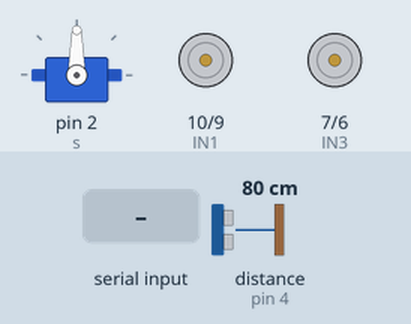
Recording of a sketch running on a simulated Arduino Uno, built with avr-gcc and run on an emulated ATmega328P. Parts: servo, motor-driver pin pairs drawn as motors (green arrow = first pin HIGH = forward, orange = second pin HIGH = backward, longer = more drive, scaled by the enable pin). Inputs (shaded band) come from the test bench; at power-on: distance to the obstacle (sensor on pin 4) 80 cm. The echo pulse lasts 58.3 µs per cm.

Above: at 1.2 s.
1.3 s: "4" received over Serial
At 1.45 s:
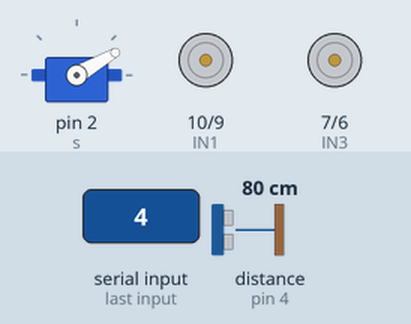
3.4 s: "1" received over Serial
At 4.1 s:
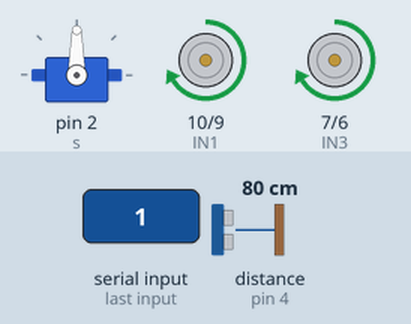
5.7 s: "2" received over Serial
At 6.1 s:
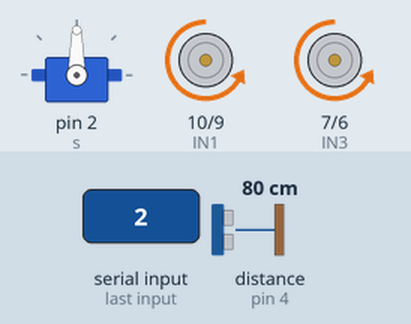
7.7 s: "5" received over Serial
At 7.85 s:
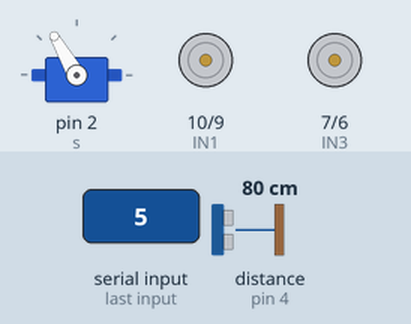
Timing chart, 0 to 10.7 s (numbered marks = the images above; inputs shaded):
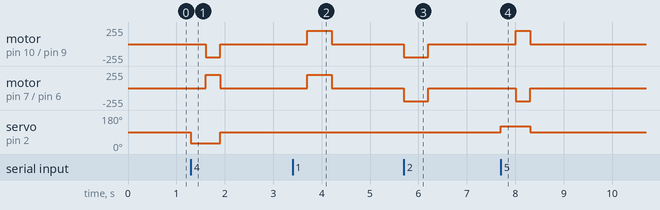

The sketch:

Arduino_Robot_Car.ino
```cpp
#include <Ultrasonic.h>
Ultrasonic u = Ultrasonic  (3, 4);  //trig,echo

#include <Servo.h>
Servo s = Servo ();


int ENA = 11;
int IN1 = 10;
int IN2 = 9;

int ENB =  5;
int IN3 =  7;
int IN4 =  6;


void setup() {
  // put your setup code here, to run once:

  s.attach (2); ///servo

  ///// Moter A

  pinMode (ENA , OUTPUT);
  pinMode (IN1 , OUTPUT);
  pinMode (IN2 , OUTPUT);
  analogWrite (ENA , 200);

  ///// Moter B

  pinMode (ENB , OUTPUT);
  pinMode (IN3 , OUTPUT);
  pinMode (IN4 , OUTPUT);
  analogWrite (ENB , 200);

  Serial.begin (9600); ///// serial Moniter Start

}

void loop() {
  // put your main code here, to run repeatedly:


  int x = Serial.read ();

  /// Forward
  if ( x == '1') {
    s.write (90);
    delay (300);
    int d =  u.read ();
    if (d > 15) {
      // Forwad
      digitalWrite (IN1 , HIGH);
      digitalWrite (IN2 , LOW);
      digitalWrite (IN3 , HIGH);
      digitalWrite (IN4 , LOW);
      delay (500);
      digitalWrite (IN1 , LOW);
      digitalWrite (IN2 , LOW);
      digitalWrite (IN3 , LOW);
      digitalWrite (IN4 , LOW);
    }
  }


  /// Reverse
  if ( x == '2') {
    digitalWrite (IN1 , LOW);
    digitalWrite (IN2 , HIGH);
    digitalWrite (IN3 , LOW);
    digitalWrite (IN4 , HIGH);
    delay (500);
    digitalWrite (IN1 , LOW);
    digitalWrite (IN2 , LOW);
    digitalWrite (IN3 , LOW);
    digitalWrite (IN4 , LOW);

  }

  /// stop
  if ( x == '3') {
    digitalWrite (IN1 , LOW);
    digitalWrite (IN2 , LOW);
    digitalWrite (IN3 , LOW);
    digitalWrite (IN4 , LOW);

  }


  /// Turun Right
  if ( x == '4') {
    s.write (30);
    delay (300);
    int d = u.read ();
    if (d > 15 ) {
      // T/R
      digitalWrite (IN1, LOW);
      digitalWrite (IN2, HIGH);
      digitalWrite (IN3, HIGH);
      digitalWrite (IN4, LOW);
      delay (300);
      digitalWrite (IN1, LOW);
      digitalWrite (IN2, LOW);
      digitalWrite (IN3, LOW);
      digitalWrite (IN4, LOW);
    }

    s.write(90);

  }


  /// Turun Left
  if ( x == '5') {
    s.write (120);
    delay (300);
    int d = u.read ();
    if ( d > 15) {
      // T/L


      digitalWrite (IN1, HIGH);
      digitalWrite (IN2, LOW);
      digitalWrite (IN3, LOW);
      digitalWrite (IN4, HIGH);
      delay (300);
      digitalWrite (IN1, LOW);
      digitalWrite (IN2, LOW);
      digitalWrite (IN3, LOW);
      digitalWrite (IN4, LOW);

    }

    s.write (90);

  }


}
```

Measured:
- after the input at 1.3 s, motor on pin 10 (IN1) / pin 9 (IN2): stopped → backward 200/255 after 0.31 s, → stopped 0.30 s later; motor on pin 7 (IN3) / pin 6 (IN4): stopped → forward 200/255 after 0.31 s, → stopped 0.30 s later; servo on pin 2 (s): 90° → 30° at once, → 90° 0.61 s later
- after the input at 3.4 s, motor on pin 10 (IN1) / pin 9 (IN2), motor on pin 7 (IN3) / pin 6 (IN4): stopped → forward 200/255 after 0.31 s, → stopped 0.50 s later
- after the input at 5.7 s, motor on pin 10 (IN1) / pin 9 (IN2), motor on pin 7 (IN3) / pin 6 (IN4): stopped → backward 200/255 at once, → stopped 0.50 s later
- after the input at 7.7 s, motor on pin 10 (IN1) / pin 9 (IN2): stopped → forward 200/255 after 0.31 s, → stopped 0.30 s later; motor on pin 7 (IN3) / pin 6 (IN4): stopped → backward 200/255 after 0.31 s, → stopped 0.30 s later; servo on pin 2 (s): 90° → 120° at once, → 90° 0.61 s later
